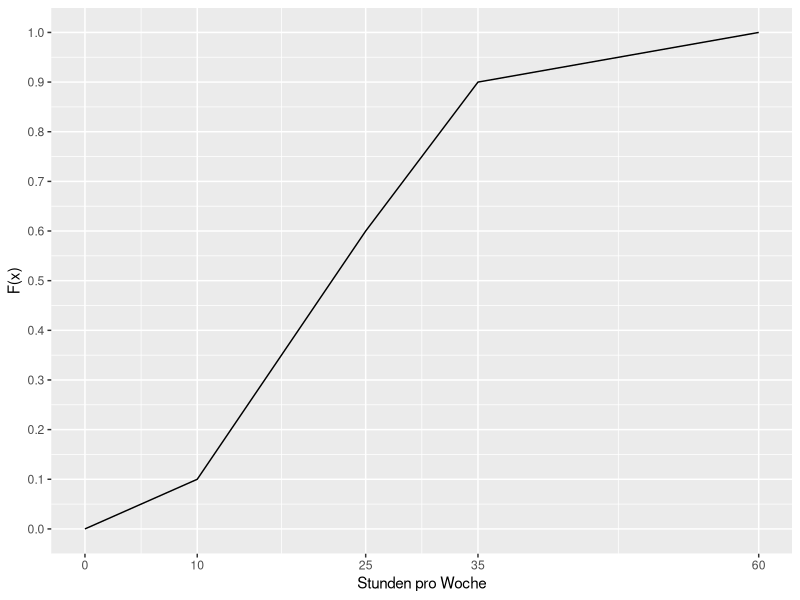

Source code (R):
## ---- chunk 1
knitr::opts_chunk$set(echo = FALSE, fig.align = "center" ,
                      fig.width = 5, fig.height = 4)
## ---- chunk 2
library(ggplot2)
d <- data.frame(x = c(0, 10, 25, 35, 60),
                y = c(0, 0.1, 0.6, 0.9, 1))

ggplot(d, aes(x, y)) +
  geom_line() +
  scale_x_continuous(breaks = d$x) +
  scale_y_continuous(breaks = seq(0, 1, 0.1 )) +
  labs(x = "Stunden pro Woche", y = "F(x)")
